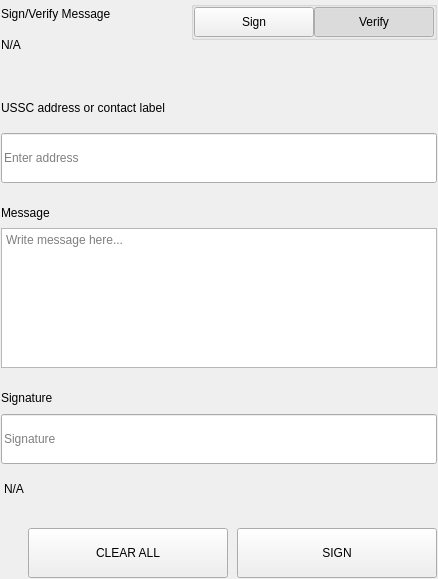
<?xml version="1.0" encoding="UTF-8"?>
<ui version="4.0">
 <class>SettingsSignMessageWidgets</class>
 <widget class="QWidget" name="SettingsSignMessageWidgets">
  <property name="geometry">
   <rect>
    <x>0</x>
    <y>0</y>
    <width>438</width>
    <height>579</height>
   </rect>
  </property>
  <property name="windowTitle">
   <string>Form</string>
  </property>
  <layout class="QVBoxLayout" name="verticalLayout">
   <property name="spacing">
    <number>0</number>
   </property>
   <property name="leftMargin">
    <number>0</number>
   </property>
   <property name="topMargin">
    <number>0</number>
   </property>
   <property name="rightMargin">
    <number>0</number>
   </property>
   <property name="bottomMargin">
    <number>0</number>
   </property>
   <item>
    <widget class="QWidget" name="left" native="true">
     <layout class="QVBoxLayout" name="verticalLayout_3">
      <property name="leftMargin">
       <number>0</number>
      </property>
      <property name="topMargin">
       <number>0</number>
      </property>
      <property name="rightMargin">
       <number>0</number>
      </property>
      <property name="bottomMargin">
       <number>0</number>
      </property>
      <item>
       <widget class="QWidget" name="container_sign" native="true">
        <layout class="QVBoxLayout" name="verticalLayout_2">
         <property name="spacing">
          <number>0</number>
         </property>
         <property name="leftMargin">
          <number>1</number>
         </property>
         <property name="topMargin">
          <number>1</number>
         </property>
         <property name="rightMargin">
          <number>1</number>
         </property>
         <property name="bottomMargin">
          <number>1</number>
         </property>
         <item>
          <layout class="QHBoxLayout" name="horizontalLayout_3" stretch="3,1">
           <property name="spacing">
            <number>40</number>
           </property>
           <item>
            <layout class="QVBoxLayout" name="verticalLayoutTitle">
             <property name="spacing">
              <number>5</number>
             </property>
             <item>
              <widget class="QLabel" name="labelTitle">
               <property name="text">
                <string>Sign/Verify Message</string>
               </property>
              </widget>
             </item>
             <item>
              <widget class="QLabel" name="labelSubtitle1">
               <property name="text">
                <string notr="true">N/A</string>
               </property>
               <property name="wordWrap">
                <bool>true</bool>
               </property>
              </widget>
             </item>
            </layout>
           </item>
           <item alignment="Qt::AlignRight|Qt::AlignTop">
            <widget class="QWidget" name="containerSwitch" native="true">
             <property name="styleSheet">
              <string notr="true">#containerSwitch{
	padding-top:9px;
}</string>
             </property>
             <layout class="QVBoxLayout" name="verticalLayout_6">
              <property name="spacing">
               <number>4</number>
              </property>
              <property name="leftMargin">
               <number>0</number>
              </property>
              <property name="topMargin">
               <number>0</number>
              </property>
              <property name="rightMargin">
               <number>0</number>
              </property>
              <property name="bottomMargin">
               <number>0</number>
              </property>
              <item alignment="Qt::AlignRight">
               <widget class="QGroupBox" name="groupBox">
                <property name="sizePolicy">
                 <sizepolicy hsizetype="Fixed" vsizetype="Preferred">
                  <horstretch>0</horstretch>
                  <verstretch>0</verstretch>
                 </sizepolicy>
                </property>
                <property name="title">
                 <string/>
                </property>
                <property name="alignment">
                 <set>Qt::AlignRight|Qt::AlignTop|Qt::AlignTrailing</set>
                </property>
                <layout class="QHBoxLayout" name="horizontalLayout_4">
                 <property name="spacing">
                  <number>0</number>
                 </property>
                 <property name="leftMargin">
                  <number>0</number>
                 </property>
                 <property name="topMargin">
                  <number>0</number>
                 </property>
                 <property name="rightMargin">
                  <number>0</number>
                 </property>
                 <property name="bottomMargin">
                  <number>0</number>
                 </property>
                 <item>
                  <widget class="QPushButton" name="pushSign">
                   <property name="minimumSize">
                    <size>
                     <width>120</width>
                     <height>30</height>
                    </size>
                   </property>
                   <property name="maximumSize">
                    <size>
                     <width>120</width>
                     <height>30</height>
                    </size>
                   </property>
                   <property name="focusPolicy">
                    <enum>Qt::NoFocus</enum>
                   </property>
                   <property name="text">
                    <string>Sign</string>
                   </property>
                   <property name="checkable">
                    <bool>true</bool>
                   </property>
                   <property name="autoExclusive">
                    <bool>true</bool>
                   </property>
                  </widget>
                 </item>
                 <item>
                  <widget class="QPushButton" name="pushVerify">
                   <property name="minimumSize">
                    <size>
                     <width>120</width>
                     <height>30</height>
                    </size>
                   </property>
                   <property name="maximumSize">
                    <size>
                     <width>120</width>
                     <height>30</height>
                    </size>
                   </property>
                   <property name="focusPolicy">
                    <enum>Qt::NoFocus</enum>
                   </property>
                   <property name="text">
                    <string>Verify</string>
                   </property>
                   <property name="checkable">
                    <bool>true</bool>
                   </property>
                   <property name="checked">
                    <bool>true</bool>
                   </property>
                   <property name="autoExclusive">
                    <bool>true</bool>
                   </property>
                  </widget>
                 </item>
                </layout>
               </widget>
              </item>
              <item alignment="Qt::AlignHCenter|Qt::AlignTop">
               <widget class="QLabel" name="labelSubtitleSwitch">
                <property name="text">
                 <string/>
                </property>
                <property name="alignment">
                 <set>Qt::AlignRight|Qt::AlignTrailing|Qt::AlignVCenter</set>
                </property>
               </widget>
              </item>
             </layout>
            </widget>
           </item>
          </layout>
         </item>
         <item>
          <spacer name="verticalSpacer_2">
           <property name="orientation">
            <enum>Qt::Vertical</enum>
           </property>
           <property name="sizeType">
            <enum>QSizePolicy::Fixed</enum>
           </property>
           <property name="sizeHint" stdset="0">
            <size>
             <width>20</width>
             <height>40</height>
            </size>
           </property>
          </spacer>
         </item>
         <item>
          <widget class="QWidget" name="containerAddress" native="true">
           <property name="sizePolicy">
            <sizepolicy hsizetype="Preferred" vsizetype="Fixed">
             <horstretch>0</horstretch>
             <verstretch>0</verstretch>
            </sizepolicy>
           </property>
           <layout class="QVBoxLayout" name="verticalLayout_5" stretch="0,0">
            <property name="spacing">
             <number>15</number>
            </property>
            <property name="leftMargin">
             <number>0</number>
            </property>
            <property name="topMargin">
             <number>0</number>
            </property>
            <property name="rightMargin">
             <number>0</number>
            </property>
            <property name="bottomMargin">
             <number>0</number>
            </property>
            <item>
             <widget class="QLabel" name="labelSubtitleAddress">
              <property name="minimumSize">
               <size>
                <width>0</width>
                <height>20</height>
               </size>
              </property>
              <property name="maximumSize">
               <size>
                <width>16777215</width>
                <height>20</height>
               </size>
              </property>
              <property name="text">
               <string>USSC address or contact label</string>
              </property>
             </widget>
            </item>
            <item>
             <widget class="QLineEdit" name="addressIn_SM">
              <property name="minimumSize">
               <size>
                <width>0</width>
                <height>50</height>
               </size>
              </property>
              <property name="maximumSize">
               <size>
                <width>16777215</width>
                <height>50</height>
               </size>
              </property>
              <property name="placeholderText">
               <string>Enter address</string>
              </property>
             </widget>
            </item>
           </layout>
          </widget>
         </item>
         <item>
          <spacer name="verticalSpacer_3">
           <property name="orientation">
            <enum>Qt::Vertical</enum>
           </property>
           <property name="sizeType">
            <enum>QSizePolicy::Fixed</enum>
           </property>
           <property name="sizeHint" stdset="0">
            <size>
             <width>20</width>
             <height>20</height>
            </size>
           </property>
          </spacer>
         </item>
         <item>
          <layout class="QVBoxLayout" name="verticalLayout_9">
           <property name="spacing">
            <number>5</number>
           </property>
           <item>
            <widget class="QLabel" name="labelSubtitleMessage">
             <property name="minimumSize">
              <size>
               <width>0</width>
               <height>20</height>
              </size>
             </property>
             <property name="maximumSize">
              <size>
               <width>16777215</width>
               <height>20</height>
              </size>
             </property>
             <property name="text">
              <string>Message</string>
             </property>
            </widget>
           </item>
           <item>
            <widget class="QPlainTextEdit" name="messageIn_SM">
             <property name="minimumSize">
              <size>
               <width>0</width>
               <height>140</height>
              </size>
             </property>
             <property name="maximumSize">
              <size>
               <width>16777215</width>
               <height>140</height>
              </size>
             </property>
             <property name="placeholderText">
              <string>Write message here...</string>
             </property>
            </widget>
           </item>
          </layout>
         </item>
         <item>
          <spacer name="verticalSpacer_4">
           <property name="orientation">
            <enum>Qt::Vertical</enum>
           </property>
           <property name="sizeType">
            <enum>QSizePolicy::Fixed</enum>
           </property>
           <property name="sizeHint" stdset="0">
            <size>
             <width>20</width>
             <height>20</height>
            </size>
           </property>
          </spacer>
         </item>
         <item>
          <widget class="QWidget" name="widget" native="true">
           <property name="minimumSize">
            <size>
             <width>0</width>
             <height>75</height>
            </size>
           </property>
           <property name="maximumSize">
            <size>
             <width>16777215</width>
             <height>16777215</height>
            </size>
           </property>
           <layout class="QVBoxLayout" name="verticalLayout_4">
            <property name="leftMargin">
             <number>0</number>
            </property>
            <property name="topMargin">
             <number>0</number>
            </property>
            <property name="rightMargin">
             <number>0</number>
            </property>
            <property name="bottomMargin">
             <number>0</number>
            </property>
            <item>
             <widget class="QLabel" name="labelSubtitleSignature">
              <property name="minimumSize">
               <size>
                <width>0</width>
                <height>20</height>
               </size>
              </property>
              <property name="maximumSize">
               <size>
                <width>16777215</width>
                <height>20</height>
               </size>
              </property>
              <property name="text">
               <string>Signature</string>
              </property>
             </widget>
            </item>
            <item>
             <widget class="QLineEdit" name="signatureOut_SM">
              <property name="minimumSize">
               <size>
                <width>0</width>
                <height>50</height>
               </size>
              </property>
              <property name="placeholderText">
               <string>Signature</string>
              </property>
             </widget>
            </item>
           </layout>
          </widget>
         </item>
         <item>
          <widget class="QLabel" name="statusLabel_SM">
           <property name="styleSheet">
            <string notr="true">padding-top:5px;</string>
           </property>
           <property name="text">
            <string notr="true">N/A</string>
           </property>
          </widget>
         </item>
         <item>
          <spacer name="verticalSpacer">
           <property name="orientation">
            <enum>Qt::Vertical</enum>
           </property>
           <property name="sizeType">
            <enum>QSizePolicy::Fixed</enum>
           </property>
           <property name="sizeHint" stdset="0">
            <size>
             <width>20</width>
             <height>20</height>
            </size>
           </property>
          </spacer>
         </item>
         <item>
          <layout class="QHBoxLayout" name="horizontalLayout_7">
           <property name="spacing">
            <number>9</number>
           </property>
           <item>
            <spacer name="horizontalSpacer_5">
             <property name="orientation">
              <enum>Qt::Horizontal</enum>
             </property>
             <property name="sizeType">
              <enum>QSizePolicy::Expanding</enum>
             </property>
             <property name="sizeHint" stdset="0">
              <size>
               <width>40</width>
               <height>20</height>
              </size>
             </property>
            </spacer>
           </item>
           <item>
            <widget class="QPushButton" name="pushButtonClear">
             <property name="minimumSize">
              <size>
               <width>200</width>
               <height>50</height>
              </size>
             </property>
             <property name="focusPolicy">
              <enum>Qt::NoFocus</enum>
             </property>
             <property name="text">
              <string>CLEAR ALL</string>
             </property>
            </widget>
           </item>
           <item>
            <widget class="QPushButton" name="pushButtonSave">
             <property name="minimumSize">
              <size>
               <width>200</width>
               <height>50</height>
              </size>
             </property>
             <property name="maximumSize">
              <size>
               <width>200</width>
               <height>50</height>
              </size>
             </property>
             <property name="focusPolicy">
              <enum>Qt::NoFocus</enum>
             </property>
             <property name="text">
              <string>SIGN</string>
             </property>
            </widget>
           </item>
          </layout>
         </item>
        </layout>
       </widget>
      </item>
     </layout>
    </widget>
   </item>
  </layout>
 </widget>
 <resources/>
 <connections/>
</ui>
